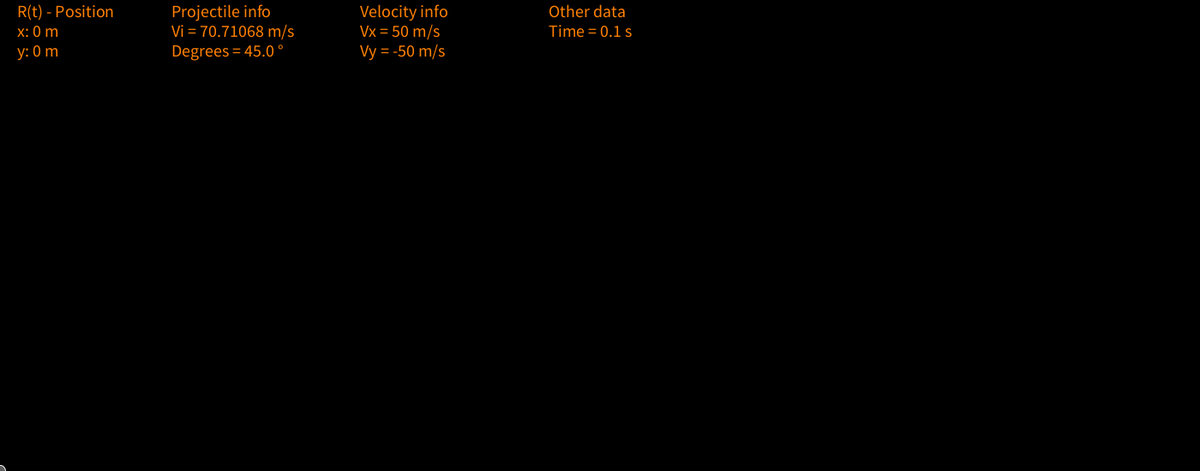
Frame 1 (no input)
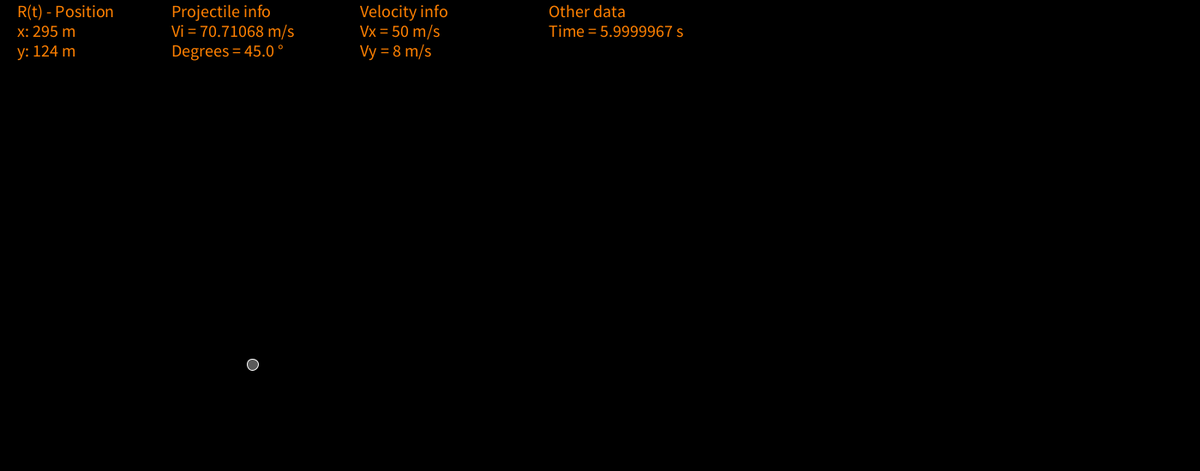
Frame 60 (the mouse pressed at the canvas centre just before this capture)
Frame 120 (the mouse held since frame 60 and released just before this capture): identical to frame 60, image omitted

The Processing sketch that drew these frames (run headless with seeded random() and noise(); from frame 60 on, the mouse is pressed at the canvas centre):

// Processing sketch: SimpleProjectille_Method_1
// ── SimpleProjectille_Method_1.pde
Ball cannonball = new Ball(50 * sqrt(2), 45);

float time = 0;

boolean stop;

int interval = 10;

void setup() {
  size(1400, 550);

  background(0);

  fill(255, 90);

  stroke(255);

  smooth();

  frameRate(60);

  stop = false;
}

void draw() {
  background(0);

  cannonball.update(time);

  if (stop != true) {
    time += 1 / (float)interval;
  }

  displayData();
}

void displayData() {
  int pos1 = 20;

  int pos2 = 200;

  int pos3 = 420;

  int pos4 = 640;

  int line1 = 20;

  int line2 = 43;

  int line3 = 66;

  fill(255, 128, 0);

  textSize(20);

  text("R(t) - Position", pos1, line1);

  text("x: " + round(cannonball.getX()) + " m", pos1, line2);

  text("y: " + round(cannonball.getY()) + " m", pos1, line3);

  text("Projectile info", pos2, line1);

  text("Vi = " + cannonball.getVi() + " m/s", pos2, line2);

  text("Degrees = " + degrees(cannonball.getTheta()) + " °", pos2, line3);

  text("Velocity info", pos3, line1);

  text("Vx = " + round(cannonball.getVx()) + " m/s", pos3, line2);

  text("Vy = " + round(cannonball.getVy()) + " m/s", pos3, line3);

  text("Other data", pos4, line1);

  text("Time = " + time + " s", pos4, line2);

  fill(255, 90);
}

void mousePressed() {
  stop = false;

  time = 0;

  cannonball = new Ball(50 * sqrt(2), 45);
}

// ── Ball.pde
class Ball {
  // 小球的初始速度大小
  float vi;

  // 小球在运动中的位置(x坐标)
  float x;

  // 小球在运动中的位置(y坐标)
  float y;

  // 小球的初始发射角度
  float theta;

  // 小球运动的时间总和
  float time;

  // 初始化
  Ball(float _vi, float _degree) {
    vi = _vi;

    theta = radians(_degree);
  }

  // 每次更新的时候需要输入从初始到现在的时间总长
  void update(float t) {
    // 检测是否与屏幕边界发生碰撞
    if (x >= 0 && x <= width && y >=0 && y <= height) {
      // 水平方向上小球的位置变化
      x = vi * cos(theta) * t;

      // 垂直方向上小球的位置变化
      y = vi * sin(theta) * t + 0.5 * (-9.8) * t * t;

      // 绘制小球
      ellipse(x, height - y, 13, 13);

      time = t;
    } else {
      stop = true;
    }
  }

  float getVx() {
    // 水平方向上小球的速度变化
    return vi * cos(theta);
  }

  float getVy() {
    // 垂直方向上小球的速度变化
    return 9.8 * time - vi * sin(theta);
  }

  float getX() {
    return x;
  }

  float getY() {
    return y;
  }

  float getVi() {
    return vi;
  }

  float getTheta() {
    return theta;
  }
}
